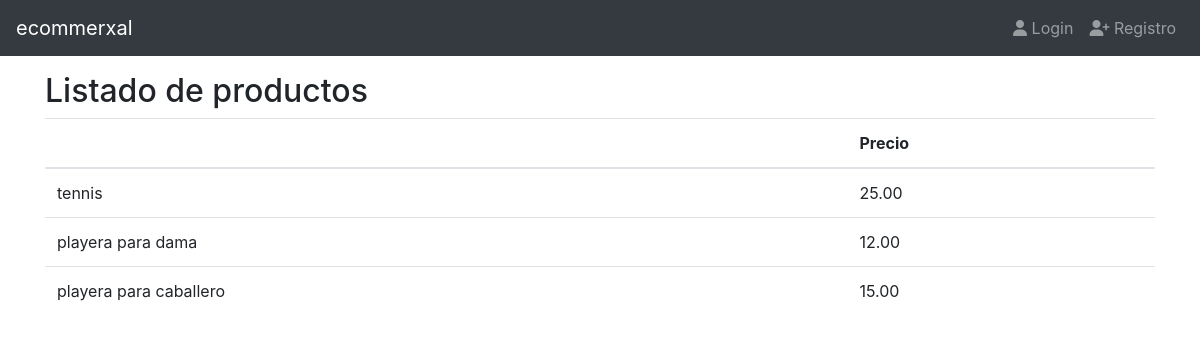
/productos/, run on an earlier commit of the app's database.
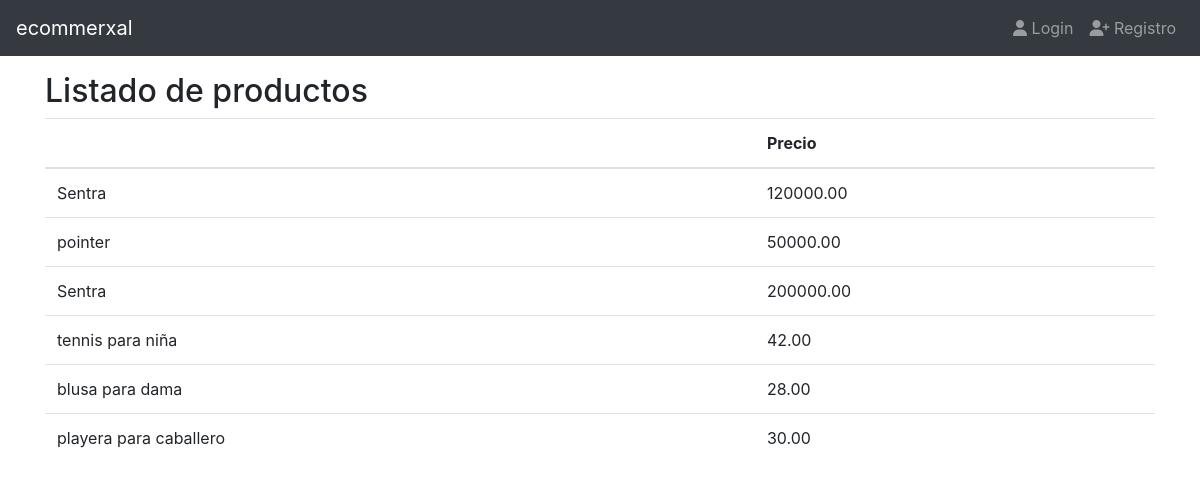
And on a later commit of the database.
### products/models.py (models this page shows, shortened)
class Product(models.Model):
    title= models.CharField(max_length=50)
    description= models.TextField()
    image = models.ImageField(upload_to="products/", null=False, blank=False)
    slug = models.SlugField(null=False, blank=False, unique=True)
    price = models.DecimalField(max_digits=8, decimal_places=2, default=0.0)
    create_at= models.DateTimeField(auto_now=True)

### products/views.py (the view)
# urls.py: path('', ProductListView.as_view(), name='users_list'),
class ProductListView(ListView):
    template_name= 'users/users_index.html'
    queryset = Product.objects.all().order_by('-id')
    def get_context_data(self, **kwargs):
        context = super().get_context_data(**kwargs)
        context['message']='Listado de productos'
        return context

### users/templates/users/users_index.html (shortened to what this page needs)
{% extends "users/base.html" %}
{%load static%}
{% block content %}
       <div class="col">
          <form method="POST">
            <div class="form_group">
             <h2>{{message}}</h2>
                <table class="table">
                    <thead>
                        <tr>
                            <th> {{title}}</th>
                            <th>Precio</th>
                        </tr>
                    </thead>
                    <tbody>
                     {%for field in object_list%}
                        <tr>
                            <td>{{field.title}}</td>
                            <td> {{field.price}} </td>
                        </tr>
                      {%endfor%}
                    </tbody>
                </table>
            </div>
          </form>
      </div>
{%endblock content%}

### users/templates/users/base.html (shortened to what this page needs)
{%load static%}
<!DOCTYPE html>
<html lang="en">
        <link rel="stylesheet" href="https://stackpath.bootstrapcdn.com/bootstrap/4.4.1/css/bootstrap.min.css">
        <head>
</head>
<body>
      {% include "users/navbar.html" %}
      <div class="container">
        <div class="row mt-3">
            {% block content %}
            {% endblock content %}
        </div>
      </div>
</body>
</html>

### users/templates/users/navbar.html (shortened to what this page needs)
{% url 'login' as login%}
{% url 'register' as register%}
<nav class="navbar navbar-expand-md bg-dark navbar-dark ">
    <a href="#" class="navbar-brand">ecommerxal</a>
    <div id="navb" class="navbar-collapse collapse hide">
        <ul class="nav navbar-nav ml-auto ">
                {%if user.is_authenticated%}
                    <li class="navbar-item">
                            <a href ="{%url 'logout'%}" class="nav-link">
                            <span class="fas fa-sign-in-alt"></span>
                            Logout</a>
                    </li>
                {%else%}
                    <li class="navbar-item {%if request.path == login%}active{%endif%}">
                        <a href ="{{login}}" class="nav-link">
                        <span class="fas fa-user"></span>
                            Login</a>
                    </li>
                    <li class="navbar-item {%if request.path == register%}active{%endif%}">
                            <a href ="{{register}}" class="nav-link">
                            <span class="fas fa-user-plus"></span>
                            Registro</a>
                    </li>
                {%endif%}
        </ul>
    </div>
</nav>

What changed in the data, as far as the page shows it:
added Product: title "Sentra", price "120000.00"
added Product: title "pointer", price "50000.00"
added Product: title "Sentra", price "200000.00"
changed Product: title "tennis" → "tennis para niña"; price "25.00" → "42.00"
changed Product: title "playera para dama" → "blusa para dama"; price "12.00" → "28.00"
changed Product "playera para caballero": price "15.00" → "30.00"
